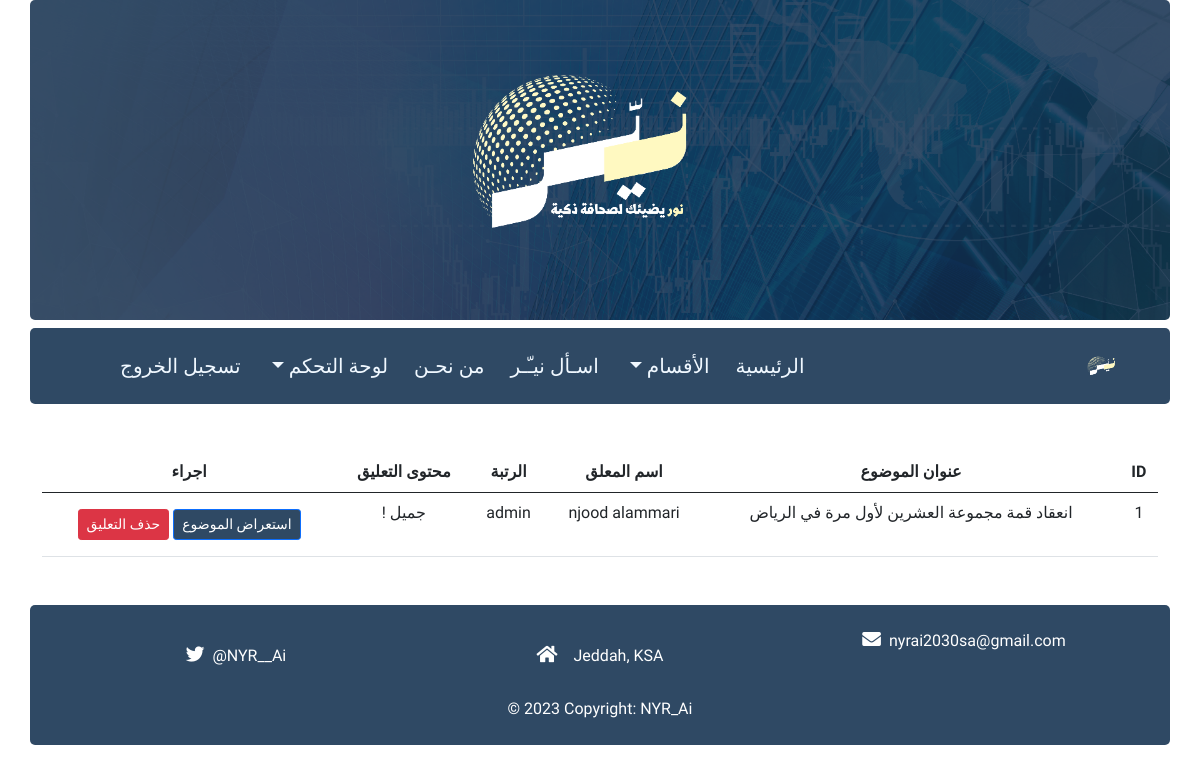
The page /comments (signed in) on the database its author committed.
### app/models.py (models this page shows)
class Comment(db.Model):
    __tablename__ = 'comment'
    id          = db.Column(db.Integer, primary_key=True)
    user_id     = db.Column(db.Integer, db.ForeignKey('user.id'))
    article_id  = db.Column(db.Integer, db.ForeignKey('article.id'), nullable=False)
    content     = db.Column(db.Text, nullable=False)
    created_at  = db.Column(db.DateTime, default=datetime.utcnow, nullable=False)

class Article(db.Model):
    __tablename__ = 'article'
    id          = db.Column(db.Integer, primary_key=True)
    is_approved = db.Column(db.Boolean, default=False)
    title       = db.Column(db.Text, nullable=False)
    content     = db.Column(db.Text, nullable=False)
    category_id = db.Column(db.Integer, db.ForeignKey('category.id'), nullable=False)
    author_id   = db.Column(db.Integer, db.ForeignKey('user.id'))
    image       = db.Column(db.String(255), nullable=True, default='none')
    audio       = db.Column(db.String(255), nullable=True, default='none')
    created_at  = db.Column(db.DateTime, default=datetime.utcnow, nullable=False)
    comments = db.relationship('Comment', backref='article', cascade='delete', lazy=True)

class User(db.Model):
    __tablename__ = 'user'
    id          = db.Column(db.Integer, primary_key=True)
    first_name  = db.Column(db.String(30), nullable=False)
    last_name   = db.Column(db.String(30), nullable=False)
    email       = db.Column(db.String(255), unique=True, nullable=False)
    password    = db.Column(db.String(255), nullable=False)
    role_id     = db.Column(db.Integer, db.ForeignKey('role.id'), nullable=False)
    is_active   = db.Column(db.Boolean, default=False)
    articles    = db.relationship('Article', backref='author', lazy=True)
    comments    = db.relationship('Comment', backref='user', lazy=True)

class Role(db.Model):
    __tablename__ = 'role'
    id        = db.Column(db.Integer, primary_key=True)
    title     = db.Column(db.String(50), nullable=False, default="user", unique=True)
    users     = db.relationship('User', backref='role', lazy=True)

### app/admin_routes.py (the view)
@app.route("/comments")
def show_comments():
    if not 'user' in session or session.get('user')['role'] != 'admin':
        return redirect(url_for("index"))
    comments = Comment.query.order_by(Comment.created_at.desc()).all()
    return render_template("admin/show_comments.html",comments=comments)

### app/admin_routes.py (called while the page is built)
def get_categories():
    categories = Category.query.all()
    return categories

@app.context_processor
def inject_categories():
    return dict(get_categories=get_categories)

### app/templates/admin/show_comments.html (shortened to what this page needs)
{% extends "base.html"%}
{% block content %}
<div class="container mt-5 mb-5">
<table class="table mt-5 mb-5 text-center">
    <thead>
      <tr>
        <th scope="col">ID</th>
        <th scope="col">عنوان الموضوع</th>
        <th scope="col">اسم المعلق</th>
        <th scope="col">الرتبة</th>
        <th scope="col"> محتوى التعليق</th>
        <th scope="col">اجراء</th>
      </tr>
    </thead>
    <tbody>
        {% for comment in comments %}
      <tr>
       <td>{{comment.id }}</td>
       <td>{{comment.article.title }}</td>
       <td>{{comment.user.first_name}} {{comment.user.last_name}}</td>
       <td>{{comment.user.role.title}}</td>
       <td>{{comment.content}}</td>
       <td>
            <a class="btn btn-sm btn-primary primary " href="{{url_for("show_one_subject",sub_id=comment.article.id)}}">استعراض الموضوع</a>
            <a class="btn btn-sm btn-danger mt-2 mb-2" href="{{url_for("delete_comment",comm_id=comment.id)}}">  حذف التعليق </a>
        </td>
      </tr>
      {% endfor %}
    </tbody>
  </table>
</div>
{% endblock %}

### app/static/css/main.css (style rules this page uses)
html { height: 100%; }
body { direction: rtl; font-family: 'Tajawal', sans-serif; color: #122C4B; position: relative; min-height: 100%; }
.primary { background-color: #2F4964 !important; }

### rows shown on the page
Comment: id "1", article "انعقاد قمة مجموعة العشرين لأول مرة في الرياض", user.first_name "njood", user.last_name "alammari", user.role "admin", content "جميل !"
